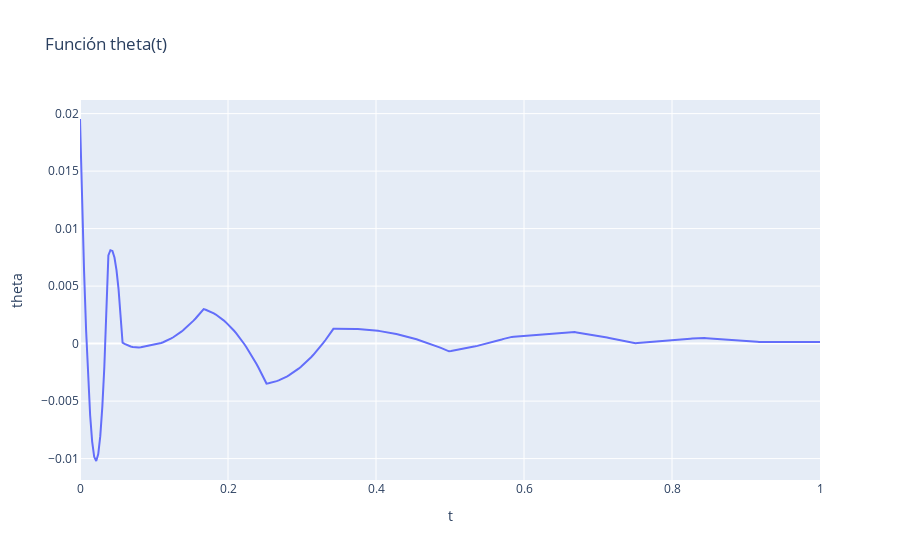

The code cell stored with this chart in its notebook:
### Code cell
fig = px.line(
    df_theta,
    x='t',
    y='theta',
    title=f'Función theta(t)'
)
fig.show()

### Figure 1 — Plotly figure (JSON) as saved in the notebook; plotly's stock layout.template omitted (floating-point values rounded to 4 significant figures; data arrays with more than 128 entries replaced by an {"elided": "..."} marker saying what was removed)
{"data": [{"hovertemplate": "t=%{x}<br>theta=%{y}<extra></extra>", "legendgroup": "", "line": {"color": "#636efa", "dash": "solid"}, "mode": "lines", "name": "", "orientation": "v", "showlegend": false, "type": "scatter", "x": {"elided": "366 float values"}, "xaxis": "x", "y": {"elided": "366 float values"}, "yaxis": "y"}], "layout": {"legend": {"tracegroupgap": 0}, "title": {"text": "Función theta(t)"}, "xaxis": {"anchor": "y", "domain": [0, 1], "title": {"text": "t"}}, "yaxis": {"anchor": "x", "domain": [0, 1], "title": {"text": "theta"}}}}
